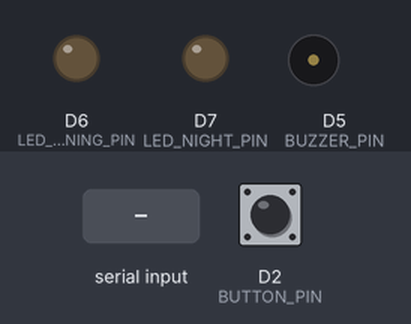
The sketch below on a simulated ESP8266 (NodeMCU). Shown: output pins drawn as LEDs (lit = HIGH), buzzer (waves = sounding). Dashed ring = blinking. The inputs (shaded band) are chosen by the test bench; at power-on: D2 (BUTTON_PIN) HIGH. WiFi joins after 1.5 s; servers stay silent unless stated; network time is answered at once with the bench clock; uploads are accepted with an empty reply; the local clock reads 2024-03-15 10:24:30 at power-on unless the sketch sets it; what the sketch prints to the serial monitor is not drawn.

Above: at 3.5 s.
3.6 s: "MORNING_ON\n" received over Serial
At 4.2 s:
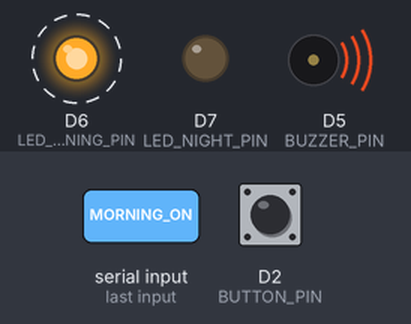
6.6 s: D2 (BUTTON_PIN) pulled LOW for 0.15 s
At 6.71 s:
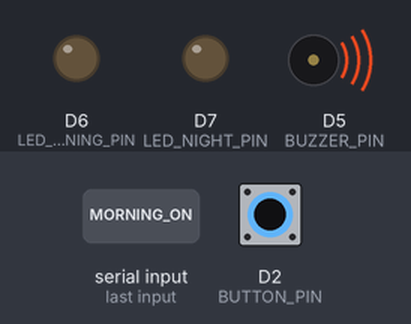
8.2 s: "NIGHT_ON\n" received over Serial
At 8.67 s:
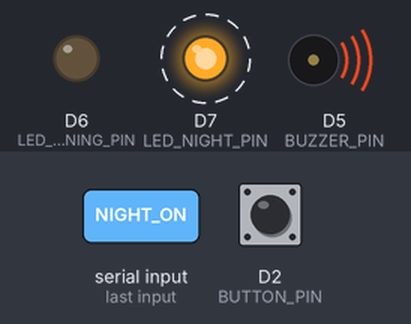
11.2 s: D2 (BUTTON_PIN) pulled LOW for 1 s
At 12.8 s:
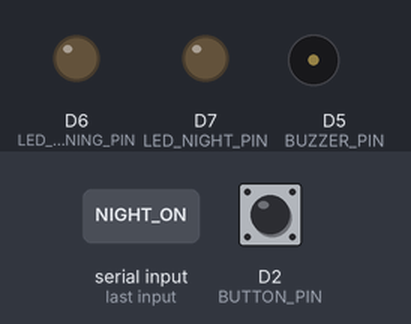
13.7 s: "BUTTON\n" received over Serial
At 15.0 s:
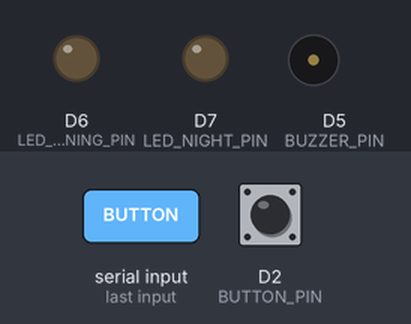
Timing chart, 0 to 16.3 s (numbered marks = the images above; inputs shaded):
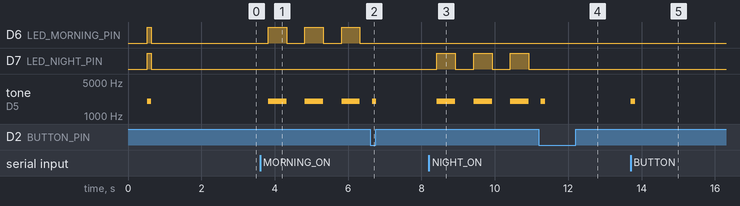

Measured:
- after the input at 3.6 s, D6 (LED_MORNING_PIN): alternates HIGH for 0.50 s and LOW for 0.50 s, starting after 0.22 s; tone on D5 (BUZZER_PIN): alternates 2000 Hz for 0.50 s and silent for 0.50 s, starting after 0.22 s
- after the input at 6.6 s, D6 (LED_MORNING_PIN): stays LOW (without the input it goes to HIGH after 0.22 s)
- after the input at 8.2 s, D7 (LED_NIGHT_PIN): alternates HIGH for 0.50 s and LOW for 0.50 s, starting after 0.22 s; tone on D5 (BUZZER_PIN): alternates 2000 Hz for 0.50 s and silent for 0.50 s, starting after 0.22 s
- after the input at 11.2 s, D7 (LED_NIGHT_PIN): stops changing and stays LOW
- after the input at 13.7 s, tone on D5 (BUZZER_PIN): silent → 2000 Hz at once, → silent 0.12 s later

The sketch:

medicare_firmware.ino
```cpp
/*
 * =====================================================================================
 *  PROJECT: MEDICARE MONITOR — IoT-Based Smart Medicine Reminder System
 *  DEPARTMENT: Electronics & Communication Engineering (ECE)
 *  HARDWARE: ESP8266 NodeMCU ESP-12E
 * =====================================================================================
 *  EXACT HARDWARE PIN MAPPING:
 *  - Morning Medicine LED : Pin D6 (GPIO 12) -> via 220-ohm resistor -> GND
 *  - Night Medicine LED   : Pin D7 (GPIO 13) -> via 230-ohm resistor -> GND
 *  - Passive Buzzer       : Pin D5 (GPIO 14) -> Terminal (+) -> Terminal (-) to GND
 *  - Confirmation Button  : Pin D2 (GPIO 4)  -> Configured as INPUT_PULLUP -> GND
 * =====================================================================================
 */

#include <ESP8266WiFi.h>
#include <ESP8266HTTPClient.h>
#include <WiFiClient.h>
#include <WiFiClientSecure.h>
#include <WiFiUdp.h>
#include <NTPClient.h>
#include <ArduinoJson.h>

// -------------------------------------------------------------------------------------
// 1. PIN DEFINITIONS
// -------------------------------------------------------------------------------------
#define BUTTON_PIN      4   // Pin D2 (GPIO 4) - Push Button to GND (INPUT_PULLUP)
#define BUZZER_PIN      14  // Pin D5 (GPIO 14) - Passive Buzzer
#define LED_MORNING_PIN 12  // Pin D6 (GPIO 12) - Morning Medicine Indicator LED
#define LED_NIGHT_PIN   13  // Pin D7 (GPIO 13) - Night Medicine Indicator LED

// -------------------------------------------------------------------------------------
// 2. NETWORK & BACKEND CONFIGURATION
// -------------------------------------------------------------------------------------
// Primary WiFi credentials (supports Wokwi-GUEST for simulation automatically)
const char* primary_ssid     = "Harsha";
const char* primary_password = "0987654321";

// Backend Server IP & Port (Update with your computer's local IP or tunnel URL)
// Note: When running on Wokwi with a local backend, use your machine IP or ngrok tunnel
const char* BACKEND_SERVER   = "http://192.168.1.100:3001";
const char* DEVICE_TOKEN     = "medicare-node-token-8266";

// -------------------------------------------------------------------------------------
// 3. NTP TIME CONFIGURATION (Asia/Kolkata: UTC + 5:30)
// -------------------------------------------------------------------------------------
const long utcOffsetInSeconds = 19800; // 5 hours 30 mins * 3600 seconds
WiFiUDP ntpUDP;
NTPClient timeClient(ntpUDP, "pool.ntp.org", utcOffsetInSeconds, 60000);

// -------------------------------------------------------------------------------------
// 4. SYSTEM STATE MANAGEMENT
// -------------------------------------------------------------------------------------
enum SystemState {
  STATE_IDLE,
  STATE_MORNING_ACTIVE,
  STATE_NIGHT_ACTIVE
};

SystemState currentState = STATE_IDLE;

// Timing and intervals
unsigned long alarmStartTime = 0;
unsigned long reminderTimeoutMs = 20000; // Default: 20 seconds (configurable from backend)
unsigned long lastBlinkToggle = 0;
bool blinkState = false;

unsigned long lastScheduleSync = 0;
const unsigned long SCHEDULE_SYNC_INTERVAL = 30000; // Sync schedules every 30s

unsigned long lastHeartbeat = 0;
const unsigned long HEARTBEAT_INTERVAL = 15000;    // Ping backend every 15s

// Local Schedule cache
String morningScheduleTime = "09:00";
String nightScheduleTime   = "21:00";
bool morningActiveToday    = true;
bool nightActiveToday      = true;
bool morningDoneToday      = false;
bool nightDoneToday        = false;
String lastRecordedDate    = "";

// Button Debounce
int lastButtonReading = HIGH;
unsigned long lastDebounceTime = 0;
const unsigned long DEBOUNCE_DELAY = 50;

// -------------------------------------------------------------------------------------
// 5. HARDWARE CONTROL FUNCTIONS
// -------------------------------------------------------------------------------------
void soundBuzzer(bool on) {
  if (on) {
    tone(BUZZER_PIN, 2000); // 2 kHz tone for passive buzzer
  } else {
    noTone(BUZZER_PIN);
    digitalWrite(BUZZER_PIN, LOW);
  }
}

void setMorningLED(bool on) {
  digitalWrite(LED_MORNING_PIN, on ? HIGH : LOW);
}

void setNightLED(bool on) {
  digitalWrite(LED_NIGHT_PIN, on ? HIGH : LOW);
}

void stopAllAlarms() {
  soundBuzzer(false);
  setMorningLED(false);
  setNightLED(false);
  currentState = STATE_IDLE;
}

void feedbackBeep() {
  soundBuzzer(true);
  delay(120);
  soundBuzzer(false);
}

// -------------------------------------------------------------------------------------
// 6. BACKEND HTTP API COMMUNICATION
// -------------------------------------------------------------------------------------
void sendEventToBackend(const char* eventType, const char* category) {
  if (WiFi.status() != WL_CONNECTED) {
    Serial.println(F("[HTTP] WiFi not connected. Cannot send event."));
    return;
  }

  WiFiClient client;
  HTTPClient http;

  String endpoint = String(BACKEND_SERVER) + "/api/device/events";
  http.begin(client, endpoint);
  http.addHeader("Content-Type", "application/json");
  http.addHeader("X-Device-Token", DEVICE_TOKEN);
  http.setTimeout(4000);

  StaticJsonDocument<256> doc;
  doc["event_type"] = eventType;
  doc["category"] = category;
  doc["device_token"] = DEVICE_TOKEN;

  String jsonPayload;
  serializeJson(doc, jsonPayload);

  Serial.print(F("[HTTP] Sending event -> "));
  Serial.println(jsonPayload);

  int httpCode = http.POST(jsonPayload);

  if (httpCode > 0) {
    Serial.printf("[HTTP] Event response code: %d\n", httpCode);
    String response = http.getString();
    Serial.println(response);
  } else {
    Serial.printf("[HTTP] Event failed, error: %s\n", http.errorToString(httpCode).c_str());
  }

  http.end();
}

void fetchSchedulesFromBackend() {
  if (WiFi.status() != WL_CONNECTED) return;

  WiFiClient client;
  HTTPClient http;

  String endpoint = String(BACKEND_SERVER) + "/api/device/schedules";
  http.begin(client, endpoint);
  http.addHeader("X-Device-Token", DEVICE_TOKEN);
  http.setTimeout(4000);

  int httpCode = http.GET();

  if (httpCode == HTTP_CODE_OK) {
    String payload = http.getString();
    StaticJsonDocument<1024> doc;
    DeserializationError error = deserializeJson(doc, payload);

    if (!error) {
      if (doc.containsKey("timeout_seconds")) {
        reminderTimeoutMs = doc["timeout_seconds"].as<unsigned long>() * 1000;
      }

      JsonArray schedules = doc["schedules"].as<JsonArray>();
      for (JsonObject s : schedules) {
        const char* cat = s["category"];
        const char* sTime = s["scheduled_time"];
        const char* status = s["status"];

        if (strcmp(cat, "Morning") == 0) {
          morningScheduleTime = String(sTime);
          morningActiveToday = true;
          if (strcmp(status, "confirmed") == 0 || strcmp(status, "missed") == 0) {
            morningDoneToday = true;
          }
        } else if (strcmp(cat, "Night") == 0) {
          nightScheduleTime = String(sTime);
          nightActiveToday = true;
          if (strcmp(status, "confirmed") == 0 || strcmp(status, "missed") == 0) {
            nightDoneToday = true;
          }
        }
      }

      Serial.printf("[SYNC] Schedules Updated. Morning: %s | Night: %s | Timeout: %lu s\n",
                    morningScheduleTime.c_str(), nightScheduleTime.c_str(), reminderTimeoutMs / 1000);
    }
  }

  http.end();
}

void sendHeartbeat() {
  if (WiFi.status() != WL_CONNECTED) return;

  WiFiClient client;
  HTTPClient http;

  String endpoint = String(BACKEND_SERVER) + "/api/device/status";
  http.begin(client, endpoint);
  http.addHeader("X-Device-Token", DEVICE_TOKEN);
  http.setTimeout(3000);

  http.GET();
  http.end();
}

// -------------------------------------------------------------------------------------
// 7. REMINDER TRIGGER & CONFIRMATION LOGIC
// -------------------------------------------------------------------------------------
void startMorningReminder() {
  stopAllAlarms();
  currentState = STATE_MORNING_ACTIVE;
  alarmStartTime = millis();
  blinkState = false;

  Serial.println(F("\n========================================"));
  Serial.println(F("🚨 MORNING REMINDER ACTIVATED!"));
  Serial.println(F("LED D6 BLINKING | BUZZER ON"));
  Serial.println(F("Waiting for patient confirmation on Button D2..."));
  Serial.println(F("========================================\n"));

  sendEventToBackend("active", "Morning");
}

void startNightReminder() {
  stopAllAlarms();
  currentState = STATE_NIGHT_ACTIVE;
  alarmStartTime = millis();
  blinkState = false;

  Serial.println(F("\n========================================"));
  Serial.println(F("🚨 NIGHT REMINDER ACTIVATED!"));
  Serial.println(F("LED D7 BLINKING | BUZZER ON"));
  Serial.println(F("Waiting for patient confirmation on Button D2..."));
  Serial.println(F("========================================\n"));

  sendEventToBackend("active", "Night");
}

void handleButtonConfirmation() {
  const char* category = (currentState == STATE_MORNING_ACTIVE) ? "Morning" : "Night";

  Serial.println(F("\n✅ PATIENT CONFIRMED MEDICINE! BUTTON PRESSED."));

  if (currentState == STATE_MORNING_ACTIVE) {
    morningDoneToday = true;
  } else if (currentState == STATE_NIGHT_ACTIVE) {
    nightDoneToday = true;
  }

  stopAllAlarms();
  feedbackBeep(); // Tactile audio acknowledgment

  sendEventToBackend("confirmed", category);
}

void handleTimeoutMissed() {
  const char* category = (currentState == STATE_MORNING_ACTIVE) ? "Morning" : "Night";

  Serial.println(F("\n⚠️ REMINDER TIMEOUT EXPIRED! MEDICINE MISSED."));
  Serial.println(F("Stopping buzzer & LED. Triggering caretaker Telegram alert..."));

  if (currentState == STATE_MORNING_ACTIVE) {
    morningDoneToday = true;
  } else if (currentState == STATE_NIGHT_ACTIVE) {
    nightDoneToday = true;
  }

  stopAllAlarms();
  sendEventToBackend("missed", category);
}

// -------------------------------------------------------------------------------------
// 8. SETUP INITIALIZATION
// -------------------------------------------------------------------------------------
void setup() {
  Serial.begin(115200);
  delay(500);

  Serial.println(F("\n======================================================="));
  Serial.println(F("🏥 MEDICARE MONITOR — ESP8266 IoT SMART REMINDER FIRMWARE"));
  Serial.println(F("   Pin D6: Morning LED  | Pin D7: Night LED"));
  Serial.println(F("   Pin D5: Buzzer       | Pin D2: Confirmation Button"));
  Serial.println(F("======================================================="));

  // Initialize GPIO Pins
  pinMode(BUTTON_PIN, INPUT_PULLUP);
  pinMode(BUZZER_PIN, OUTPUT);
  pinMode(LED_MORNING_PIN, OUTPUT);
  pinMode(LED_NIGHT_PIN, OUTPUT);

  // Startup self-test pulse (100ms)
  digitalWrite(LED_MORNING_PIN, HIGH);
  digitalWrite(LED_NIGHT_PIN, HIGH);
  soundBuzzer(true);
  delay(120);
  digitalWrite(LED_MORNING_PIN, LOW);
  digitalWrite(LED_NIGHT_PIN, LOW);
  soundBuzzer(false);

  // WiFi Connection (tries primary credentials first, falls back to Wokwi-GUEST)
  WiFi.mode(WIFI_STA);
  WiFi.setAutoReconnect(true);

  Serial.printf("Connecting to Wi-Fi SSID: %s\n", primary_ssid);
  WiFi.begin(primary_ssid, primary_password);

  unsigned long startWifi = millis();
  while (WiFi.status() != WL_CONNECTED && millis() - startWifi < 8000) {
    delay(250);
    Serial.print(F("."));
  }

  // Wokwi simulation fallback
  if (WiFi.status() != WL_CONNECTED) {
    Serial.println(F("\nTrying Wokwi-GUEST simulation network..."));
    WiFi.begin("Wokwi-GUEST", "");
    unsigned long startWokwi = millis();
    while (WiFi.status() != WL_CONNECTED && millis() - startWokwi < 5000) {
      delay(250);
      Serial.print(F("."));
    }
  }

  if (WiFi.status() == WL_CONNECTED) {
    Serial.printf("\n[WiFi] Connected! IP Address: %s\n", WiFi.localIP().toString().c_str());
    timeClient.begin();
    timeClient.update();
    Serial.printf("[NTP] Synchronized IST Time: %s\n", timeClient.getFormattedTime().c_str());
    fetchSchedulesFromBackend();
  } else {
    Serial.println(F("\n[WiFi] Offline mode active. Commands available via Serial Monitor."));
  }

  Serial.println(F("\nReady! Use Serial Commands for manual academic viva testing:"));
  Serial.println(F(" 'MORNING_ON' -> Trigger Morning Alert (D6 LED + Buzzer)"));
  Serial.println(F(" 'NIGHT_ON'   -> Trigger Night Alert (D7 LED + Buzzer)"));
  Serial.println(F(" 'BUTTON'     -> Simulate D2 Button Press"));
  Serial.println(F(" 'STOP'       -> Stop Alarm"));
  Serial.println(F(" 'STATUS'     -> Show System State\n"));
}

// -------------------------------------------------------------------------------------
// 9. MAIN EXECUTION LOOP
// -------------------------------------------------------------------------------------
void loop() {
  // A. Maintain NTP Time Sync
  if (WiFi.status() == WL_CONNECTED) {
    timeClient.update();
  }

  String currentFormattedTime = timeClient.getFormattedTime(); // "HH:MM:SS"
  String currentHourMin = currentFormattedTime.substring(0, 5); // "HH:MM"

  // B. Periodic Backend Sync & Heartbeat
  if (millis() - lastHeartbeat >= HEARTBEAT_INTERVAL) {
    lastHeartbeat = millis();
    sendHeartbeat();
  }

  if (millis() - lastScheduleSync >= SCHEDULE_SYNC_INTERVAL) {
    lastScheduleSync = millis();
    fetchSchedulesFromBackend();
  }

  // C. Schedule Check (When Idle)
  if (currentState == STATE_IDLE && WiFi.status() == WL_CONNECTED) {
    // Check morning reminder
    if (morningActiveToday && !morningDoneToday && currentHourMin == morningScheduleTime) {
      startMorningReminder();
    }
    // Check night reminder
    else if (nightActiveToday && !nightDoneToday && currentHourMin == nightScheduleTime) {
      startNightReminder();
    }
  }

  // D. Active Reminder Alarm Handling (Blinking LED + Pulsing Buzzer)
  if (currentState != STATE_IDLE) {
    // Check if timeout has expired (Missed reminder)
    if (millis() - alarmStartTime >= reminderTimeoutMs) {
      handleTimeoutMissed();
    } else {
      // Blink active LED and sound buzzer at 500ms intervals
      if (millis() - lastBlinkToggle >= 500) {
        lastBlinkToggle = millis();
        blinkState = !blinkState;

        if (currentState == STATE_MORNING_ACTIVE) {
          setMorningLED(blinkState);
          setNightLED(false);
        } else if (currentState == STATE_NIGHT_ACTIVE) {
          setNightLED(blinkState);
          setMorningLED(false);
        }

        soundBuzzer(blinkState);
      }
    }
  }

  // E. Physical Push Button Check on Pin D2 (INPUT_PULLUP: LOW when pressed)
  int buttonReading = digitalRead(BUTTON_PIN);
  if (buttonReading != lastButtonReading) {
    lastDebounceTime = millis();
  }

  if ((millis() - lastDebounceTime) > DEBOUNCE_DELAY) {
    if (buttonReading == LOW) { // Button is actively pressed
      if (currentState != STATE_IDLE) {
        handleButtonConfirmation();
        // Wait until user releases button
        while (digitalRead(BUTTON_PIN) == LOW) {
          delay(10);
          yield();
        }
      }
    }
  }
  lastButtonReading = buttonReading;

  // F. Serial Monitor Command Interface (For Academic Demo & Viva Testing)
  if (Serial.available() > 0) {
    String cmd = Serial.readStringUntil('\n');
    cmd.trim();
    cmd.toUpperCase();

    if (cmd == "MORNING_ON") {
      startMorningReminder();
    } else if (cmd == "NIGHT_ON") {
      startNightReminder();
    } else if (cmd == "BUTTON" || cmd == "CONFIRM") {
      if (currentState != STATE_IDLE) {
        handleButtonConfirmation();
      } else {
        feedbackBeep();
        Serial.println(F("[BUTTON] Tested! (No active reminder currently)"));
      }
    } else if (cmd == "STOP" || cmd == "RESET") {
      stopAllAlarms();
      Serial.println(F("Alarm manually stopped."));
    } else if (cmd == "STATUS") {
      Serial.printf("State: %d | Time: %s | Morning: %s | Night: %s\n",
                    currentState, currentFormattedTime.c_str(),
                    morningScheduleTime.c_str(), nightScheduleTime.c_str());
    }
  }

  yield(); // Keep ESP8266 background Wi-Fi tasks healthy
}
```
